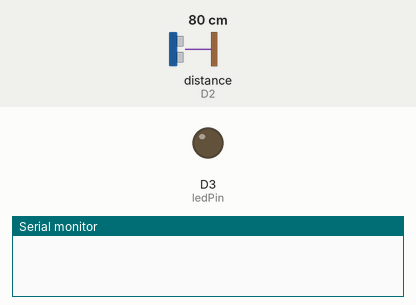
Bench run of a sketch on a simulated ESP8266 (NodeMCU). Parts: output pins drawn as LEDs (lit = HIGH), the last lines printed to the serial monitor. Wiring (inferred from the names in the program): ultrasonic range finder: trigger D1; echo D2. Inputs (shaded band) come from the test bench; at power-on: distance to the obstacle (sensor on D2) 80 cm. The echo pulse lasts 58.3 µs per cm; pins used as bus, display or sensor lines are not drawn.

Above: at 1.2 s.
1.3 s: distance to the obstacle (sensor on D2) set to 13 cm
2.8 s: distance to the obstacle (sensor on D2) set to 10 cm
At 4.0 s:
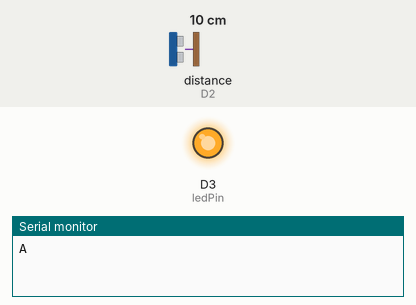
Timing chart, 0 to 6.3 s (numbered marks = the images above; inputs shaded):
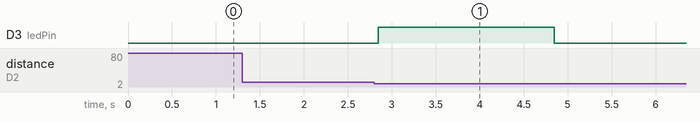

Measured:
- the behaviour switches between 12 and 11 cm on distance to the obstacle (sensor on D2) (found by bisection; images 0 and 1)
- after the input at 1.3 s, every drawn part: stays the same
- after the input at 2.8 s, D3 (ledPin): LOW → HIGH after 0.05 s, → LOW 2.0 s later

The sketch:

IOT_project.ino
```cpp
#define trigPin D1   // Connect to GPIO5
#define echoPin D2   // Connect to GPIO4
#define ledPin  D3   // Connect to GPIO0 (built-in LED or external)

// Variables
long duration;
int distance;
bool sent = false;

void setup() {
  Serial.begin(115200);  // Use 115200 for NodeMCU
  pinMode(trigPin, OUTPUT);
  pinMode(echoPin, INPUT);
  pinMode(ledPin, OUTPUT);
}

void loop() {
  // Trigger the ultrasonic sensor
  digitalWrite(trigPin, LOW);
  delayMicroseconds(2);
  digitalWrite(trigPin, HIGH);
  delayMicroseconds(10);
  digitalWrite(trigPin, LOW);

  // Read the echo
  duration = pulseIn(echoPin, HIGH);
  distance = duration * 0.034 / 2;

  // If object is within 10 cm
  if (distance > 0 && distance <= 10 && !sent) {
    Serial.println("A");  // Serial message
    digitalWrite(ledPin, HIGH);                    // Turn LED ON
    delay(2000);
    digitalWrite(ledPin, LOW);                     // Turn LED OFF
    sent = true;
  }

  // Reset the alert flag
  if (distance > 10) {
    sent = false;
  }

  delay(200);
}
```
